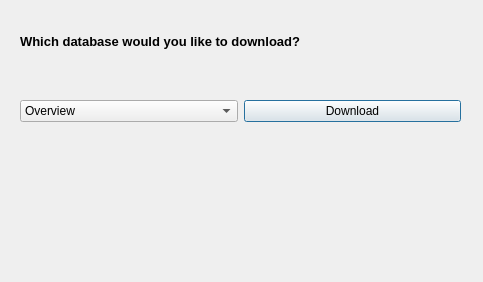
<?xml version="1.0" encoding="UTF-8"?>
<ui version="4.0">
 <class>Dialog</class>
 <widget class="QDialog" name="Dialog">
  <property name="geometry">
   <rect>
    <x>0</x>
    <y>0</y>
    <width>483</width>
    <height>282</height>
   </rect>
  </property>
  <property name="windowTitle">
   <string>Download database</string>
  </property>
  <property name="windowIcon">
   <iconset>
    <normaloff>database_theapplication_3365.ico</normaloff>database_theapplication_3365.ico</iconset>
  </property>
  <widget class="QWidget" name="layoutWidget">
   <property name="geometry">
    <rect>
     <x>20</x>
     <y>10</y>
     <width>441</width>
     <height>251</height>
    </rect>
   </property>
   <layout class="QGridLayout" name="gridLayout">
    <item row="4" column="1">
     <widget class="QPushButton" name="pushButtonStartDownload">
      <property name="font">
       <font>
        <pointsize>9</pointsize>
       </font>
      </property>
      <property name="text">
       <string>Download</string>
      </property>
     </widget>
    </item>
    <item row="1" column="0" colspan="2">
     <layout class="QHBoxLayout" name="horizontalLayout">
      <item>
       <widget class="QLabel" name="label">
        <property name="font">
         <font>
          <pointsize>12</pointsize>
         </font>
        </property>
        <property name="text">
         <string>&lt;html&gt;&lt;head/&gt;&lt;body&gt;&lt;p&gt;&lt;span style=&quot; font-size:10pt; font-weight:600;&quot;&gt;Which database would you like to download?&lt;/span&gt;&lt;/p&gt;&lt;/body&gt;&lt;/html&gt;</string>
        </property>
       </widget>
      </item>
      <item>
       <spacer name="horizontalSpacer">
        <property name="orientation">
         <enum>Qt::Horizontal</enum>
        </property>
        <property name="sizeHint" stdset="0">
         <size>
          <width>40</width>
          <height>20</height>
         </size>
        </property>
       </spacer>
      </item>
     </layout>
    </item>
    <item row="5" column="0" colspan="2">
     <widget class="QLabel" name="labelDownloadedInfo">
      <property name="font">
       <font>
        <pointsize>10</pointsize>
       </font>
      </property>
      <property name="text">
       <string/>
      </property>
     </widget>
    </item>
    <item row="8" column="0">
     <widget class="QLabel" name="labelDownloadInfo">
      <property name="font">
       <font>
        <pointsize>10</pointsize>
       </font>
      </property>
      <property name="text">
       <string/>
      </property>
     </widget>
    </item>
    <item row="4" column="0">
     <widget class="QComboBox" name="comboBoxDatabases">
      <property name="font">
       <font>
        <pointsize>9</pointsize>
       </font>
      </property>
      <item>
       <property name="text">
        <string>Overview</string>
       </property>
      </item>
      <item>
       <property name="text">
        <string>Organelles</string>
       </property>
      </item>
      <item>
       <property name="text">
        <string>Eucaryota</string>
       </property>
      </item>
      <item>
       <property name="text">
        <string>Procaryota</string>
       </property>
      </item>
      <item>
       <property name="text">
        <string>Viruses</string>
       </property>
      </item>
      <item>
       <property name="text">
        <string>Plasmids</string>
       </property>
      </item>
     </widget>
    </item>
    <item row="2" column="0">
     <spacer name="verticalSpacer">
      <property name="orientation">
       <enum>Qt::Vertical</enum>
      </property>
      <property name="sizeType">
       <enum>QSizePolicy::Maximum</enum>
      </property>
      <property name="sizeHint" stdset="0">
       <size>
        <width>20</width>
        <height>20</height>
       </size>
      </property>
     </spacer>
    </item>
   </layout>
  </widget>
 </widget>
 <resources/>
 <connections/>
</ui>
